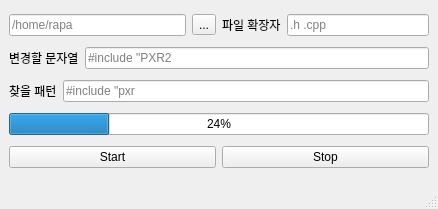
<?xml version="1.0" encoding="UTF-8"?>
<ui version="4.0">
 <class>MainWindow__change_keyword</class>
 <widget class="QMainWindow" name="MainWindow__change_keyword">
  <property name="geometry">
   <rect>
    <x>0</x>
    <y>0</y>
    <width>438</width>
    <height>209</height>
   </rect>
  </property>
  <property name="windowTitle">
   <string>MainWindow</string>
  </property>
  <widget class="QWidget" name="centralwidget">
   <layout class="QVBoxLayout" name="verticalLayout">
    <item>
     <layout class="QHBoxLayout" name="horizontalLayout_5">
      <item>
       <layout class="QHBoxLayout" name="horizontalLayout">
        <item>
         <widget class="QLineEdit" name="lineEdit__pdir">
          <property name="placeholderText">
           <string>/home/rapa</string>
          </property>
         </widget>
        </item>
        <item>
         <widget class="QToolButton" name="toolButton__pdir">
          <property name="text">
           <string>...</string>
          </property>
         </widget>
        </item>
       </layout>
      </item>
      <item>
       <layout class="QHBoxLayout" name="horizontalLayout_4">
        <item>
         <widget class="QLabel" name="label_3">
          <property name="text">
           <string>파일 확장자</string>
          </property>
         </widget>
        </item>
        <item>
         <widget class="QLineEdit" name="lineEdit__file_ext">
          <property name="placeholderText">
           <string>.h .cpp</string>
          </property>
         </widget>
        </item>
       </layout>
      </item>
     </layout>
    </item>
    <item>
     <layout class="QHBoxLayout" name="horizontalLayout_2">
      <item>
       <widget class="QLabel" name="label">
        <property name="text">
         <string>변경할 문자열</string>
        </property>
       </widget>
      </item>
      <item>
       <widget class="QLineEdit" name="lineEdit__change_str">
        <property name="placeholderText">
         <string>#include &quot;PXR2</string>
        </property>
       </widget>
      </item>
     </layout>
    </item>
    <item>
     <layout class="QHBoxLayout" name="horizontalLayout_3">
      <item>
       <widget class="QLabel" name="label_2">
        <property name="text">
         <string>찾을 패턴</string>
        </property>
       </widget>
      </item>
      <item>
       <widget class="QLineEdit" name="lineEdit__find_pattern">
        <property name="placeholderText">
         <string>#include &quot;pxr</string>
        </property>
       </widget>
      </item>
     </layout>
    </item>
    <item>
     <widget class="QProgressBar" name="progressBar">
      <property name="value">
       <number>24</number>
      </property>
     </widget>
    </item>
    <item>
     <layout class="QHBoxLayout" name="horizontalLayout_6">
      <item>
       <widget class="QPushButton" name="pushButton__start">
        <property name="text">
         <string>Start</string>
        </property>
       </widget>
      </item>
      <item>
       <widget class="QPushButton" name="pushButton__stop">
        <property name="text">
         <string>Stop</string>
        </property>
       </widget>
      </item>
     </layout>
    </item>
   </layout>
  </widget>
  <widget class="QMenuBar" name="menubar">
   <property name="geometry">
    <rect>
     <x>0</x>
     <y>0</y>
     <width>438</width>
     <height>20</height>
    </rect>
   </property>
  </widget>
  <widget class="QStatusBar" name="statusbar"/>
 </widget>
 <resources/>
 <connections/>
</ui>
